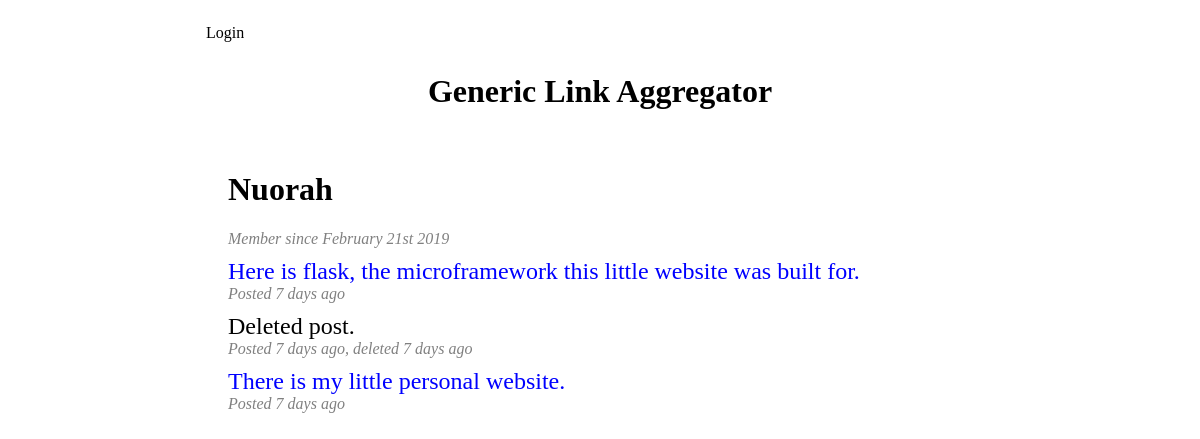
/user/Nuorah, run on an earlier commit of the app's database.
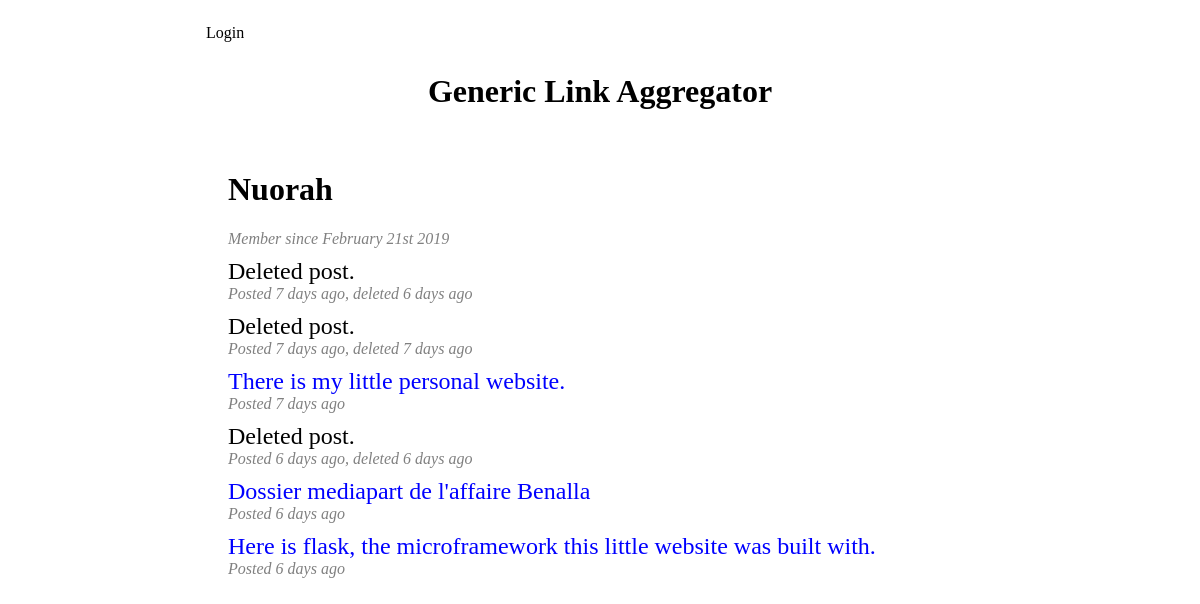
And on a later commit of the database.
### app/models.py (models this page shows, shortened)
class Post(db.Model):
	id = db.Column(db.Integer, primary_key=True)
	title = db.Column(db.String(64))
	url = db.Column(db.String(512))
	timestamp = db.Column(db.DateTime, index=True, default=datetime.utcnow)
	score = db.Column(db.Integer)
	user_id = db.Column(db.Integer, db.ForeignKey('user.id'))
	deleted = db.Column(db.Boolean, default = False)
	deleted_timestamp = db.Column(db.DateTime, index=True)

### app/routes.py (the view)
@app.route('/user/<username>')
def user(username):
	user = User.query.filter_by(username=username).first_or_404()
	if user:
		posts = Post.query.filter_by(user_id=user.id).all()
		if posts:
			return render_template('user.html', user=user, posts=posts)
		return render_template('user.html', user=user)
	return redirect(url_for('index'))

### app/templates/user.html (shortened to what this page needs)
{% extends "base.html" %}
{% block app_content %}
<h1>{{ user.username }}</h1>
<p class="post_info">Member since {{ moment(user.registration_date).format('MMMM Do YYYY') }}</p>
	<p class="post_info">
	{% for post in posts %}
	{% if post.deleted %}
	<p class="post_title">Deleted post.</p>
	<p class="post_info">Posted {{ moment(post.timestamp).fromNow() }}, deleted {{ moment(post.deleted_timestamp).fromNow() }}</a></p>
	{% else %}
	<p class="post_title"><a href={{ post.url }}>{{ post.title }}</a></p>
	<p class="post_info">Posted {{ moment(post.timestamp).fromNow() }}{% if user == current_user %}, <a href= {{ url_for('delete', post_id=post.id) }}>delete post</a></p>
	{% else %}
	</p>
	{% endif %}
	{% endif %}
	{% endfor %}
	{% endblock %}

What changed in the data, as far as the page shows it:
changed Post (number 1 of 6 on the later page): deleted False → True (drawn); deleted_timestamp (not shown) → "6 days ago"; title "Here is flask, the microframework this little website was built for." → (not shown)
added Post: timestamp "6 days ago", deleted_timestamp "6 days ago"
added Post: title "Dossier mediapart de l'affaire Benalla", timestamp "6 days ago"
added Post: title "Here is flask, the microframework this little website was built with.", timestamp "6 days ago"
